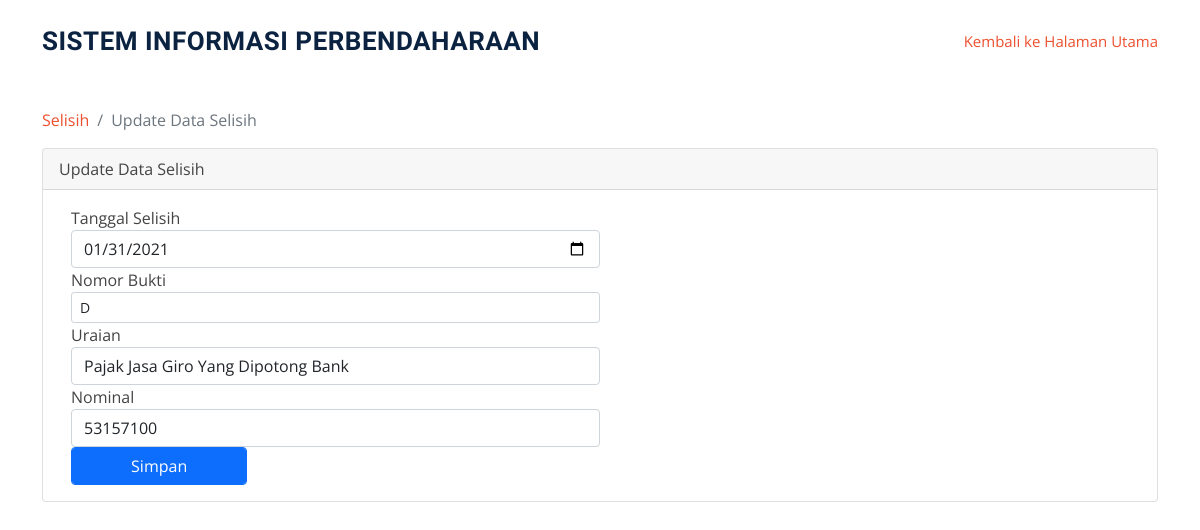
Page /selisihrekon/updatedataselisihrekon/17 on the committed database.
### tables this page shows
CREATE TABLE `tbl_selisihrekon` (
  `id_selisihrekon` int(11) NOT NULL,
  `tanggal_selisih` date NOT NULL,
  `kode_keterangan` varchar(128) NOT NULL,
  `uraian` varchar(128) NOT NULL,
  `nominal` double NOT NULL,
  `id_user` int(11) NOT NULL,
  `id_opd` varchar(128) NOT NULL
);

### application/controllers/Selisihrekon.php (called while the page is built, shortened)
<?php
class Selisihrekon extends CI_Controller {
	public function __construct()
    {
       $this->load->model('model_selisihrekon');
    }
	function updatedataselisihrekon($id_selisihrekon = NULL)
    {
            $this->db->where('id_selisihrekon', $id_selisihrekon);
            $data['content'] = $this->db->get('tbl_selisihrekon');
			$this->load->view('selisihrekon/update', $data);
	}
}

### index.php (called while the page is built, shortened)
<?php
require_once BASEPATH.'core/CodeIgniter.php';

### application/views/selisihrekon/update.php (the view, shortened to what this page needs)
<section id="services" class="services">
      <div class="container">
      <ol class="breadcrumb" >
        <li class="breadcrumb-item">
          <a href="<?php echo base_url('selisihrekon/selisihrekon')?>">Selisih</a>
        </li>
        <li class="breadcrumb-item active">Update Data Selisih</li>
      </ol>
<?php foreach ($content->result() as $data) {
        } ?>
<div class="card mb-3">
        <div class="card-header">
          <i class="fa fa-plus"></i> Update Data Selisih</div>
        <div class="card-body">
          <div class="table-responsive">
             <div class="container">
        <form action="<?php echo config_item('base_url'); ?>/selisihrekon/action_updatedataselisihrekon/<?= $data->id_selisihrekon?>" method="post" enctype="multipart/form-data">
             <div class="form-group">
              <div class="form-row">
                  <div class="col-md-6">
                    <label for="tanggal_selisih">Tanggal Selisih</label>
                    <input value="<?= $data->tanggal_selisih;?>"class="form-control" id="tanggal_selisih" type="date" aria-describedby="nameHelp" name="tanggal_selisih" required/>
                  </div>
                  <div class="col-md-6">
                    <label for="kode_keterangan">Nomor Bukti</label>
                    <select class="form-control form-control-sm" id="kode_keterangan" name="kode_keterangan" required />
                    <option value="<?= $data->kode_keterangan?>"><?= $data->kode_keterangan?></option>
                       </select> </div>
                  <div class="col-md-6">
                    <label for="uraian">Uraian</label>
                    <input value="<?= $data->uraian?>"class="form-control" id="uraian" type="text" aria-describedby="nameHelp" name="uraian" required/>
                  </div>
                  <div class="col-md-6">
                    <label for="nominal">Nominal</label>
                    <input value="<?= $data->nominal?>"class="form-control" id="nominal" type="text" aria-describedby="nameHelp" name="nominal" required/>
                  </div>
                </div>
              </div>
              <div class="form-group">
            <div class="form-row">
              <div class="col-md-2">
                <input class="form-control btn btn-primary" type="submit" value="Simpan" name="btnSimpan" >
              </div>
            </div>
          </div>
          </form>
        </div>
</div>
</div>
</div>
</div>
    </section>

### assets2/css/style.css (style rules this page uses)
body { font-family: "Open Sans", sans-serif; color: #444444; }
a { color: #ed502e; text-decoration: none; }
section { padding: 60px 0; }

### rows in the picture
tbl_selisihrekon: tanggal_selisih "01/31/2021", kode_keterangan "D", uraian "Pajak Jasa Giro Yang Dipotong Bank", nominal "53157100"
